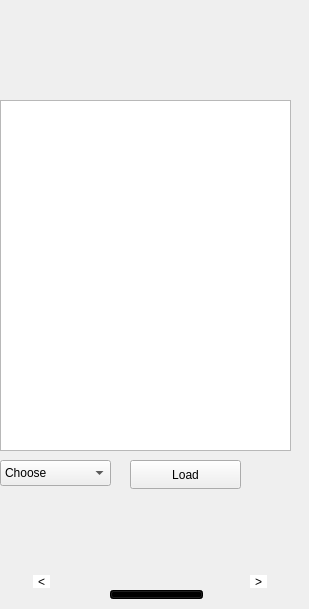
    <widget class="QWidget" name="page_7">
     <widget class="QLabel" name="label_7">
      <property name="geometry">
       <rect>
        <x>0</x>
        <y>0</y>
        <width>300</width>
        <height>600</height>
       </rect>
      </property>
      <property name="text">
       <string/>
      </property>
      <property name="pixmap">
       <pixmap resource="resource.qrc">:/image7/7.png</pixmap>
      </property>
      <property name="scaledContents">
       <bool>true</bool>
      </property>
     </widget>
     <widget class="QTableView" name="tableView_for_cus_history">
      <property name="geometry">
       <rect>
        <x>0</x>
        <y>100</y>
        <width>291</width>
        <height>351</height>
       </rect>
      </property>
     </widget>
     <widget class="QComboBox" name="comboBox_for_cus_history">
      <property name="geometry">
       <rect>
        <x>0</x>
        <y>460</y>
        <width>111</width>
        <height>26</height>
       </rect>
      </property>
      <item>
       <property name="text">
        <string>Choose</string>
       </property>
      </item>
      <item>
       <property name="text">
        <string>Ride</string>
       </property>
      </item>
      <item>
       <property name="text">
        <string>Delivery</string>
       </property>
      </item>
     </widget>
     <widget class="QPushButton" name="cus_his_btn">
      <property name="geometry">
       <rect>
        <x>130</x>
        <y>460</y>
        <width>111</width>
        <height>29</height>
       </rect>
      </property>
      <property name="text">
       <string>Load</string>
      </property>
     </widget>
     <widget class="QPushButton" name="pushButton_22">
      <property name="geometry">
       <rect>
        <x>250</x>
        <y>575</y>
        <width>17</width>
        <height>13</height>
       </rect>
      </property>
      <property name="styleSheet">
       <string notr="true">background-color: rgb(255, 255, 255);
font: 10pt &quot;Segoe UI&quot;;
border:none;</string>
      </property>
      <property name="text">
       <string>&gt;</string>
      </property>
     </widget>
     <widget class="QPushButton" name="Home_btn_6">
      <property name="geometry">
       <rect>
        <x>110</x>
        <y>590</y>
        <width>93</width>
        <height>9</height>
       </rect>
      </property>
      <property name="styleSheet">
       <string notr="true">background-color: rgb(0, 0, 0);</string>
      </property>
      <property name="text">
       <string/>
      </property>
     </widget>
     <widget class="QPushButton" name="pushButton_23">
      <property name="geometry">
       <rect>
        <x>33</x>
        <y>575</y>
        <width>17</width>
        <height>13</height>
       </rect>
      </property>
      <property name="styleSheet">
       <string notr="true">
border:none;
background-color: rgb(255, 255, 255);</string>
      </property>
      <property name="text">
       <string>&lt;</string>
      </property>
     </widget>
    </widget>
